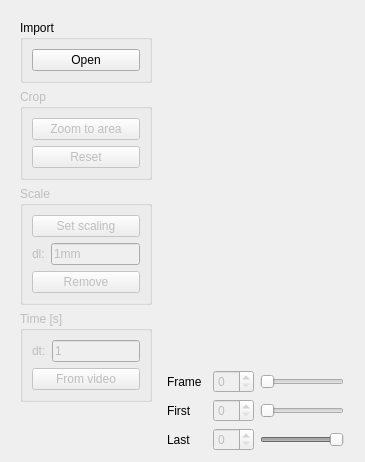
      <widget class="QWidget" name="tabimport">
       <attribute name="title">
        <string>Import</string>
       </attribute>
       <layout class="QHBoxLayout" name="horizontalLayout_3">
        <item>
         <widget class="QFrame" name="frame">
          <property name="sizePolicy">
           <sizepolicy hsizetype="Fixed" vsizetype="Preferred">
            <horstretch>2</horstretch>
            <verstretch>0</verstretch>
           </sizepolicy>
          </property>
          <property name="maximumSize">
           <size>
            <width>150</width>
            <height>16777215</height>
           </size>
          </property>
          <property name="baseSize">
           <size>
            <width>150</width>
            <height>0</height>
           </size>
          </property>
          <property name="frameShape">
           <enum>QFrame::NoFrame</enum>
          </property>
          <property name="frameShadow">
           <enum>QFrame::Raised</enum>
          </property>
          <layout class="QVBoxLayout" name="verticalLayout_2">
           <item>
            <widget class="QGroupBox" name="groupBox_2">
             <property name="title">
              <string>Import</string>
             </property>
             <property name="flat">
              <bool>false</bool>
             </property>
             <property name="checkable">
              <bool>false</bool>
             </property>
             <layout class="QVBoxLayout" name="verticalLayout_3">
              <item>
               <widget class="QPushButton" name="tab1_open_button">
                <property name="toolTip">
                 <string>Import a file (image, video or image set)</string>
                </property>
                <property name="text">
                 <string>Open</string>
                </property>
               </widget>
              </item>
             </layout>
            </widget>
           </item>
           <item>
            <widget class="QGroupBox" name="tab1_crop_box">
             <property name="enabled">
              <bool>false</bool>
             </property>
             <property name="title">
              <string>Crop</string>
             </property>
             <layout class="QVBoxLayout" name="verticalLayout_12">
              <item>
               <widget class="QPushButton" name="tab1_zoom_to_area">
                <property name="toolTip">
                 <string>Reset the cropping window</string>
                </property>
                <property name="text">
                 <string>Zoom to area</string>
                </property>
               </widget>
              </item>
              <item>
               <widget class="QPushButton" name="tab1_reset_crop">
                <property name="toolTip">
                 <string>Reset the cropping window</string>
                </property>
                <property name="text">
                 <string>Reset</string>
                </property>
               </widget>
              </item>
             </layout>
            </widget>
           </item>
           <item>
            <widget class="QGroupBox" name="tab1_scaling_box">
             <property name="enabled">
              <bool>false</bool>
             </property>
             <property name="title">
              <string>Scale</string>
             </property>
             <layout class="QVBoxLayout" name="verticalLayout_14">
              <item>
               <widget class="QPushButton" name="tab1_set_scaling_btn">
                <property name="toolTip">
                 <string>Allow to select two scaling points on the current image</string>
                </property>
                <property name="text">
                 <string>Set scaling</string>
                </property>
               </widget>
              </item>
              <item>
               <layout class="QHBoxLayout" name="horizontalLayout_7">
                <item>
                 <widget class="QLabel" name="label_3">
                  <property name="text">
                   <string>dl:</string>
                  </property>
                 </widget>
                </item>
                <item>
                 <widget class="QLineEdit" name="tab1_set_scaling_text">
                  <property name="toolTip">
                   <string>Length separating the scaling points</string>
                  </property>
                  <property name="text">
                   <string>1mm</string>
                  </property>
                 </widget>
                </item>
               </layout>
              </item>
              <item>
               <widget class="QPushButton" name="tab1_remove_scaling_btn">
                <property name="toolTip">
                 <string>Remove the current scaling</string>
                </property>
                <property name="text">
                 <string>Remove</string>
                </property>
               </widget>
              </item>
             </layout>
            </widget>
           </item>
           <item>
            <widget class="QGroupBox" name="tab1_time_box">
             <property name="enabled">
              <bool>false</bool>
             </property>
             <property name="title">
              <string>Time [s]</string>
             </property>
             <layout class="QVBoxLayout" name="verticalLayout_21">
              <item>
               <layout class="QHBoxLayout" name="horizontalLayout_13">
                <item>
                 <widget class="QLabel" name="label_15">
                  <property name="text">
                   <string>dt:</string>
                  </property>
                 </widget>
                </item>
                <item>
                 <widget class="QLineEdit" name="tab1_set_dt_text">
                  <property name="toolTip">
                   <string>Interval of time between two frames (in second)</string>
                  </property>
                  <property name="text">
                   <string>1</string>
                  </property>
                 </widget>
                </item>
               </layout>
              </item>
              <item>
               <widget class="QPushButton" name="tab1_dt_from_video">
                <property name="toolTip">
                 <string>Reset the cropping window</string>
                </property>
                <property name="text">
                 <string>From video</string>
                </property>
               </widget>
              </item>
             </layout>
            </widget>
           </item>
           <item>
            <spacer name="verticalSpacer">
             <property name="orientation">
              <enum>Qt::Vertical</enum>
             </property>
             <property name="sizeHint" stdset="0">
              <size>
               <width>20</width>
               <height>40</height>
              </size>
             </property>
            </spacer>
           </item>
          </layout>
         </widget>
        </item>
        <item>
         <layout class="QVBoxLayout" name="verticalLayout">
          <item>
           <layout class="QGridLayout" name="gridLayout">
            <item row="0" column="1">
             <spacer name="verticalSpacer_3">
              <property name="orientation">
               <enum>Qt::Vertical</enum>
              </property>
              <property name="sizeHint" stdset="0">
               <size>
                <width>20</width>
                <height>40</height>
               </size>
              </property>
             </spacer>
            </item>
            <item row="1" column="2">
             <spacer name="horizontalSpacer_2">
              <property name="orientation">
               <enum>Qt::Horizontal</enum>
              </property>
              <property name="sizeHint" stdset="0">
               <size>
                <width>40</width>
                <height>20</height>
               </size>
              </property>
             </spacer>
            </item>
            <item row="1" column="0">
             <spacer name="horizontalSpacer">
              <property name="orientation">
               <enum>Qt::Horizontal</enum>
              </property>
              <property name="sizeHint" stdset="0">
               <size>
                <width>40</width>
                <height>20</height>
               </size>
              </property>
             </spacer>
            </item>
            <item row="1" column="1">
             <widget class="MplWidgetImport" name="mplwidgetimport" native="true">
              <property name="cursor">
               <cursorShape>ArrowCursor</cursorShape>
              </property>
             </widget>
            </item>
            <item row="2" column="1">
             <spacer name="verticalSpacer_2">
              <property name="orientation">
               <enum>Qt::Vertical</enum>
              </property>
              <property name="sizeHint" stdset="0">
               <size>
                <width>20</width>
                <height>40</height>
               </size>
              </property>
             </spacer>
            </item>
           </layout>
          </item>
          <item>
           <layout class="QVBoxLayout" name="verticalLayout_20">
            <property name="rightMargin">
             <number>10</number>
            </property>
            <item>
             <layout class="QHBoxLayout" name="horizontalLayout_12">
              <property name="topMargin">
               <number>0</number>
              </property>
              <item>
               <widget class="QLabel" name="tab1_label_frame">
                <property name="minimumSize">
                 <size>
                  <width>40</width>
                  <height>0</height>
                 </size>
                </property>
                <property name="text">
                 <string>Frame</string>
                </property>
               </widget>
              </item>
              <item>
               <widget class="QSpinBox" name="tab1_spinbox_frame">
                <property name="enabled">
                 <bool>false</bool>
                </property>
                <property name="toolTip">
                 <string>Frame number to display</string>
                </property>
               </widget>
              </item>
              <item>
               <widget class="QSlider" name="tab1_frameslider">
                <property name="enabled">
                 <bool>false</bool>
                </property>
                <property name="toolTip">
                 <string>Frame number to display</string>
                </property>
                <property name="orientation">
                 <enum>Qt::Horizontal</enum>
                </property>
               </widget>
              </item>
             </layout>
            </item>
            <item>
             <layout class="QHBoxLayout" name="horizontalLayout_15">
              <property name="topMargin">
               <number>0</number>
              </property>
              <item>
               <widget class="QLabel" name="tab1_label_first">
                <property name="minimumSize">
                 <size>
                  <width>40</width>
                  <height>0</height>
                 </size>
                </property>
                <property name="text">
                 <string>First</string>
                </property>
               </widget>
              </item>
              <item>
               <widget class="QSpinBox" name="tab1_spinbox_first">
                <property name="enabled">
                 <bool>false</bool>
                </property>
                <property name="toolTip">
                 <string>First frame to analyze</string>
                </property>
               </widget>
              </item>
              <item>
               <widget class="QSlider" name="tab1_frameslider_first">
                <property name="enabled">
                 <bool>false</bool>
                </property>
                <property name="toolTip">
                 <string>First frame to analyze</string>
                </property>
                <property name="orientation">
                 <enum>Qt::Horizontal</enum>
                </property>
               </widget>
              </item>
             </layout>
            </item>
            <item>
             <layout class="QHBoxLayout" name="horizontalLayout_16">
              <property name="topMargin">
               <number>0</number>
              </property>
              <item>
               <widget class="QLabel" name="tab1_label_last">
                <property name="minimumSize">
                 <size>
                  <width>40</width>
                  <height>0</height>
                 </size>
                </property>
                <property name="text">
                 <string>Last</string>
                </property>
               </widget>
              </item>
              <item>
               <widget class="QSpinBox" name="tab1_spinbox_last">
                <property name="enabled">
                 <bool>false</bool>
                </property>
                <property name="toolTip">
                 <string>Last frame to analyze</string>
                </property>
               </widget>
              </item>
              <item>
               <widget class="QSlider" name="tab1_frameslider_last">
                <property name="enabled">
                 <bool>false</bool>
                </property>
                <property name="toolTip">
                 <string>Last frame to analyze</string>
                </property>
                <property name="value">
                 <number>99</number>
                </property>
                <property name="orientation">
                 <enum>Qt::Horizontal</enum>
                </property>
                <property name="invertedAppearance">
                 <bool>false</bool>
                </property>
                <property name="invertedControls">
                 <bool>false</bool>
                </property>
               </widget>
              </item>
             </layout>
            </item>
           </layout>
          </item>
         </layout>
        </item>
       </layout>
      </widget>
